Frame 1 (no input): blank canvas, image omitted
Frame 60 (the mouse pressed at the canvas centre just before this capture): blank canvas, image omitted
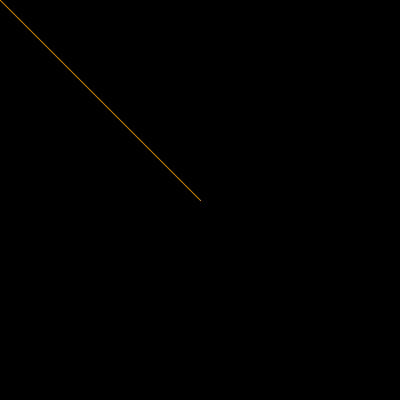
Frame 120 (the mouse held since frame 60 and released just before this capture)

The Processing sketch whose frames 1 and 60 were blank and that drew this single picture after the mouse press (run headless with seeded random() and noise(); from frame 60 on, the mouse is pressed at the canvas centre):

// Processing sketch: processing_176922
// ── processing_176922.pde

// Papageimalen
// 12.12.2014

/* Aufgabenstellung
VerÃ�Â¤ndere das Programm so, dass die Linie auf der linken BildschirmhÃ�Â¤lfte orange, auf der rechten HÃ�Â¤lfte grÃ�Â¼n gezeichnet wird.*/

void setup(){
    size(400,400);
    background(0,0,0);
    }

void draw(){
if(mouseX<=200){
stroke(209,134,0);
}
if(mouseX>200){
stroke(0,255,0);
}
line(mouseX,mouseY,pmouseX,pmouseY);
 }
